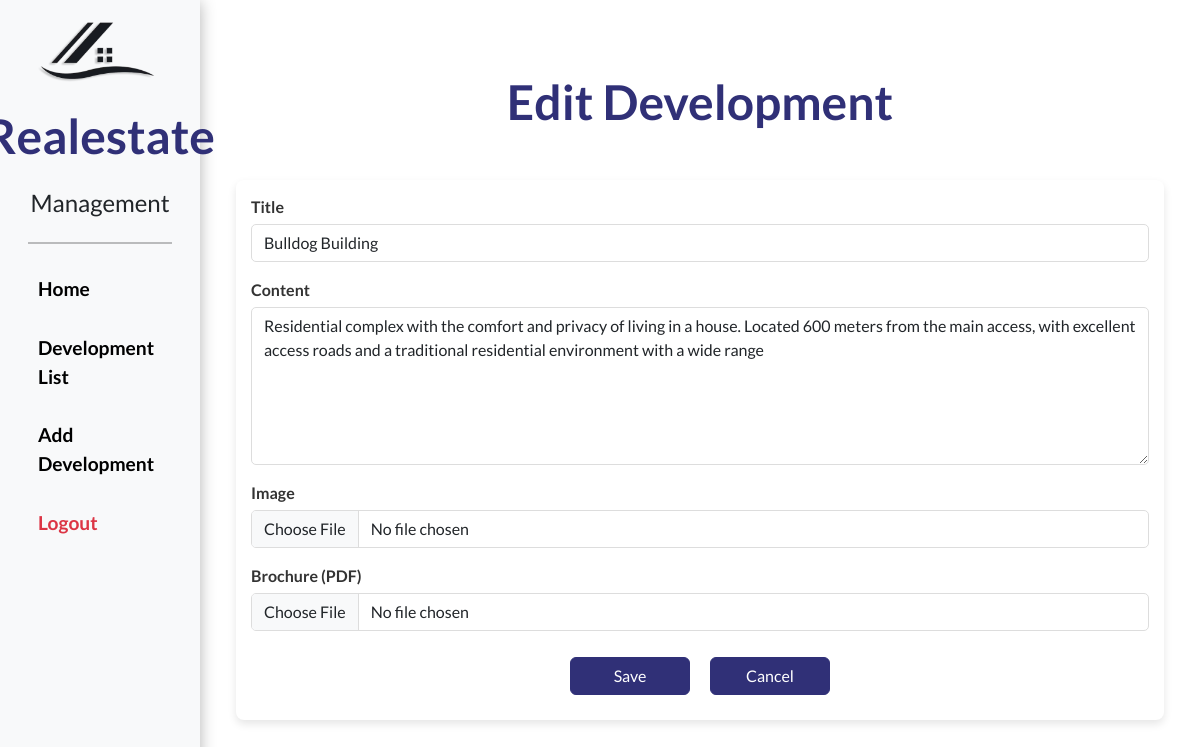
/management/edit/17/ (signed in), run on the app's committed database.
### realestate/models.py (models this page shows, shortened)
class development(models.Model):
    title = models.CharField(max_length=50)
    content = models.CharField(max_length=200)
    image = models.ImageField(upload_to='developments')
    brochurePaper = models.FileField(upload_to='developments_pdfs/')
    created = models.DateTimeField(auto_now_add=True)
    updated = models.DateTimeField(auto_now=True)
    class Meta:
        verbose_name = 'development'
        verbose_name_plural = 'developments'

### realestate/views.py (the view)
# urls.py: path('management/edit/<int:dev_id>/', views.edit_development, name='edit_development'),
@login_required(login_url='login')
def edit_development(request, dev_id):
    dev = get_object_or_404(development, id=dev_id)
    if request.method == 'POST':
        form = DevelopmentForm(request.POST, request.FILES, instance=dev)
        if form.is_valid():
            form.save()
            return redirect('management')
    else:
        form = DevelopmentForm(instance=dev)
    return render(request, 'realestate/edit_development.html', {'form': form, 'development': dev})

### realestate/forms.py
class DevelopmentForm(forms.ModelForm):
    class Meta:
        model = development  # Links the form to the 'development' model
        fields = ['title', 'content', 'image', 'brochurePaper']  # Specifies the fields to include
        widgets = {
            'title': forms.TextInput(attrs={
                'class': 'form-control',
                'placeholder': 'Enter the title'
            }),
            'content': forms.Textarea(attrs={
                'class': 'form-control',
                'placeholder': 'Enter the content',
                'rows': 6  # Number of rows in the text area
            }),
            'image': forms.FileInput(attrs={
                'class': 'form-control'
            }),
            'brochurePaper': forms.FileInput(attrs={
                'class': 'form-control'
            })
        }

### realestate/templates/realestate/edit_development.html (shortened to what this page needs)
{% extends "realestate/layout_development.html" %}
{% block content %}
<div class="container mt-5">
    <h1 class="text-center mb-4 logo-text">Edit Development</h1>
    <div id="development-form">
        <form method="post" enctype="multipart/form-data">
            <div class="mb-3">
                <label for="{{ form.title.id_for_label }}">Title</label>
                {{ form.title }}
            </div>
            <div class="mb-3">
                <label for="{{ form.content.id_for_label }}">Content</label>
                {{ form.content }}
            </div>
            <div class="mb-3">
                <label for="{{ form.image.id_for_label }}">Image</label>
                {{ form.image }}
            </div>
            <div class="mb-3">
                <label for="{{ form.brochurePaper.id_for_label }}">Brochure (PDF)</label>
                {{ form.brochurePaper }}
            </div>
            <div class="text-center">
                <button type="submit" class="btn">Save</button>
                <a href="{% url 'management' %}" class="btn">Cancel</a>
            </div>
        </form>
    </div>
</div>
{% endblock %}

### realestate/static/css/styleManagement.css (style rules this page uses)
* { box-sizing: border-box; }
html { scroll-behavior: smooth; }
body { font-family: 'Lato', sans-serif; margin: 0; }
h1 { font-size: 3em; font-weight: bold; }
a { text-decoration: none; }
.logo-text { color: rgb(48, 48, 119); margin: 0; padding: 25px 0px; font-weight: bold; }
textarea { resize: vertical; min-height: 200px; }
#development-form { background-color: #ffffff; padding: 15px; border-radius: 8px; box-shadow: 0 4px 8px rgba(0, 0, 0, 0.1); }
#development-form .form-control { border-color: #ddd; border-radius: 5px; }
#development-form label { font-weight: 600; color: #333; margin-bottom: 5px; display: block; text-align: left; }
#development-form .btn { width: 120px; font-size: 1em; background-color: rgb(48, 48, 119); border-color: rgb(48, 48, 119); color: #fff; margin: 10px 5px; }
#development-form .text-center { display: flex; justify-content: center; gap: 10px; }

### data on the page
development: title "Bulldog Building", content "Residential complex with the comfort and privacy of living in a house. Located 600 meters from the main access, with excellent access roads and a traditional residential environment with a wide range"
